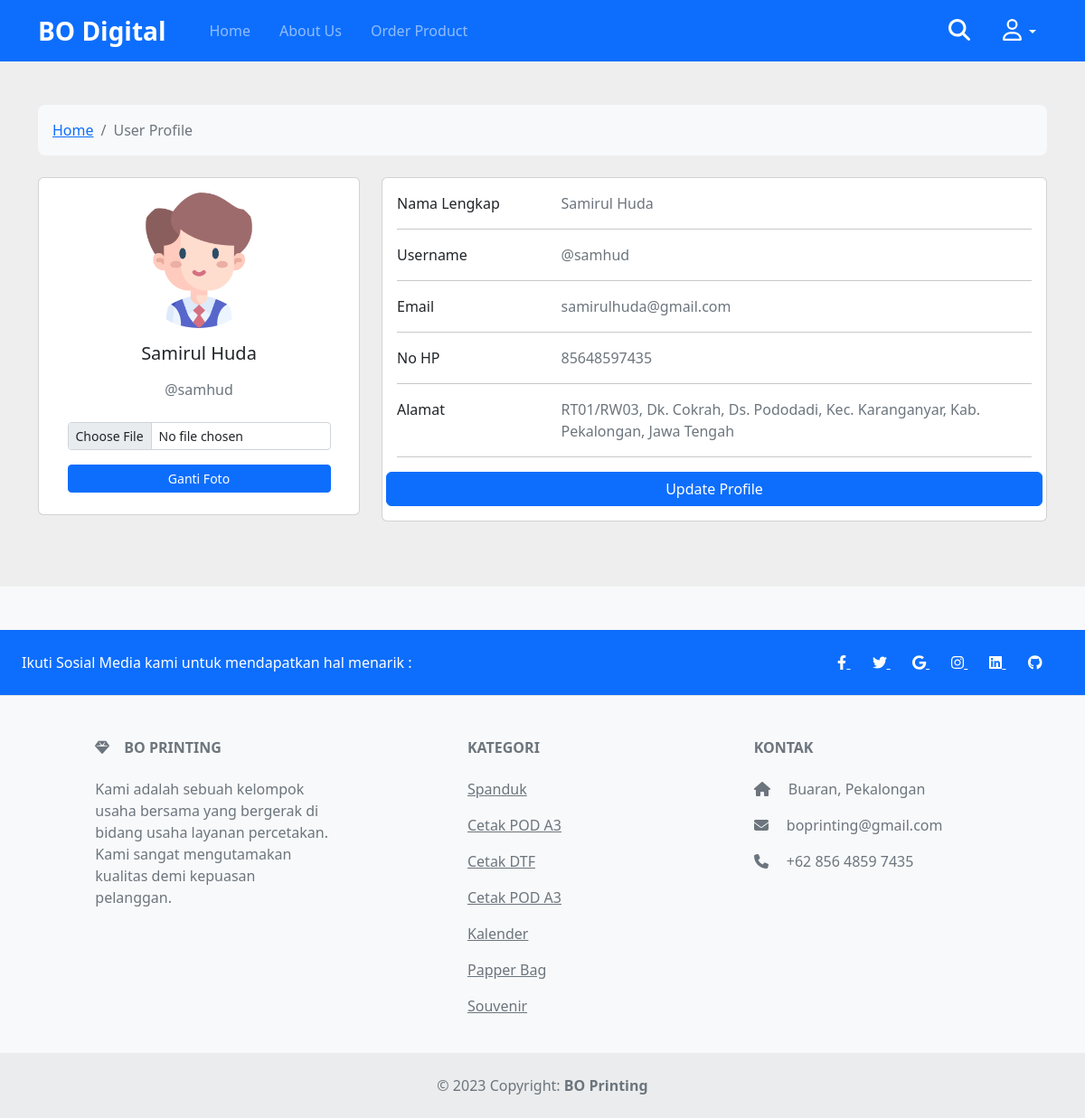
Screenshot of /profile.php (signed in) with the database file from the repository.
### tables this page shows
CREATE TABLE `tb_user` (
  `id_user` int(11) NOT NULL,
  `username` varchar(50) NOT NULL,
  `nama_lengkap` varchar(50) NOT NULL,
  `password` varchar(255) NOT NULL,
  `email` varchar(100) NOT NULL,
  `noHP` varchar(15) NOT NULL,
  `alamat` text NOT NULL,
  `foto` varchar(255) NOT NULL
);

### profile.php (the view, shortened to what this page needs)
<?php
require_once 'config.php';
require_once 'template/header.php';
require_once 'template/navbar.php';
$id = $_SESSION['id_user'];
$getDataUser = mysqli_query($con, "SELECT * FROM tb_user WHERE id_user = $id");
$DataUser = mysqli_fetch_array($getDataUser);
?>
<section style="background-color: #eee;">
  <div class="container py-5">
    <div class="row">
      <div class="col">
        <nav aria-label="breadcrumb" class="bg-light rounded-3 p-3 mb-4">
          <ol class="breadcrumb mb-0">
            <li class="breadcrumb-item"><a href="index.php">Home</a></li>
            <li class="breadcrumb-item active" aria-current="page">User Profile</li>
          </ol>
        </nav>
      </div>
    </div>
    <div class="row">
      <div class="col-lg-4">
        <div class="card mb-4">
          <div class="card-body text-center">
            <img src="assets/image/<?= $DataUser['foto']; ?>" alt="avatar" class="rounded-circle img-fluid" style="width: 150px;">
            <h5 class="my-3"><?= $DataUser['nama_lengkap']; ?></h5>
            <p class="text-muted mb-4">@<?= $DataUser['username']; ?></p>
            <div class="d-flex justify-content-center mb-2">
              <form action="" method="post" enctype="multipart/form-data">
                <input type="file" name="gambar" id="gambar" class="form-control form-control-sm mb-3" required>
                <button type="submit" name="upload" class="btn btn-sm btn-primary w-100">Ganti Foto</button>
              </form>
            </div>
          </div>
        </div>
      </div>
      <div class="col-lg-8">
        <div class="card mb-4">
          <div class="card-body">
            <div class="row">
              <div class="col-sm-3">
                <p class="mb-0">Nama Lengkap</p>
              </div>
              <div class="col-sm-9">
                <p class="text-muted mb-0"><?= $DataUser['nama_lengkap']; ?></p>
              </div>
            </div>
            <hr>
            <div class="row">
              <div class="col-sm-3">
                <p class="mb-0">Username</p>
              </div>
              <div class="col-sm-9">
                <p class="text-muted mb-0">@<?= $DataUser['username']; ?></p>
              </div>
            </div>
            <hr>
            <div class="row">
              <div class="col-sm-3">
                <p class="mb-0">Email</p>
              </div>
              <div class="col-sm-9">
                <p class="text-muted mb-0"><?= $DataUser['email']; ?></p>
              </div>
            </div>
            <hr>
            <div class="row">
              <div class="col-sm-3">
                <p class="mb-0">No HP</p>
              </div>
              <div class="col-sm-9">
                <p class="text-muted mb-0"><?= $DataUser['noHP']; ?></p>
              </div>
            </div>
            <hr>
            <div class="row">
              <div class="col-sm-3">
                <p class="mb-0">Alamat</p>
              </div>
              <div class="col-sm-9">
                <p class="text-muted mb-0"><?= $DataUser['alamat']; ?></p>
              </div>
            </div>
            <hr>
            <div class="row">
              <button type="button" class="btn btn-primary" data-bs-toggle="modal" data-bs-target="#staticBackdrop">
                Update Profile
              </button>
            </div>
          </div>
        </div>
      </div>
    </div>
  </div>
</section>
<?php
require_once 'template/footer.php';
?>

### rows the page displays
tb_user: foto (picture), nama_lengkap "Samirul Huda", username "samhud", email "samirulhuda@gmail.com", noHP "85648597435", alamat "RT01/RW03, Dk. Cokrah, Ds. Pododadi, Kec. Karanganyar, Kab. Pekalongan, Jawa Tengah"

### other values shown
$category['Jenis_Barang'] "Spanduk"
$category['Jenis_Barang'] "Cetak POD A3"
$category['Jenis_Barang'] "Cetak DTF"
$category['Jenis_Barang'] "Kalender"
$category['Jenis_Barang'] "Papper Bag"
$category['Jenis_Barang'] "Souvenir"
